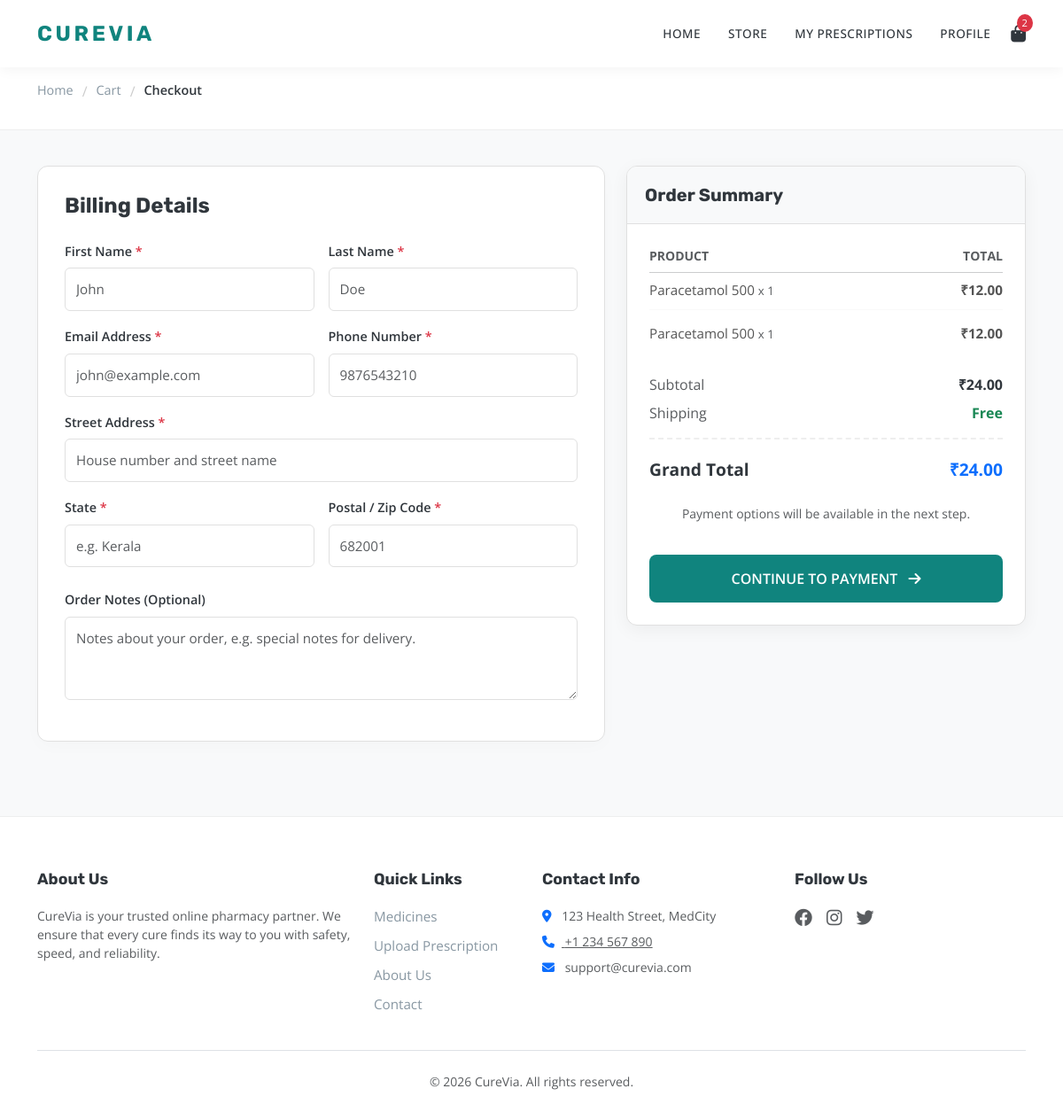
Before: /checkout/ (signed in) with the older database file.
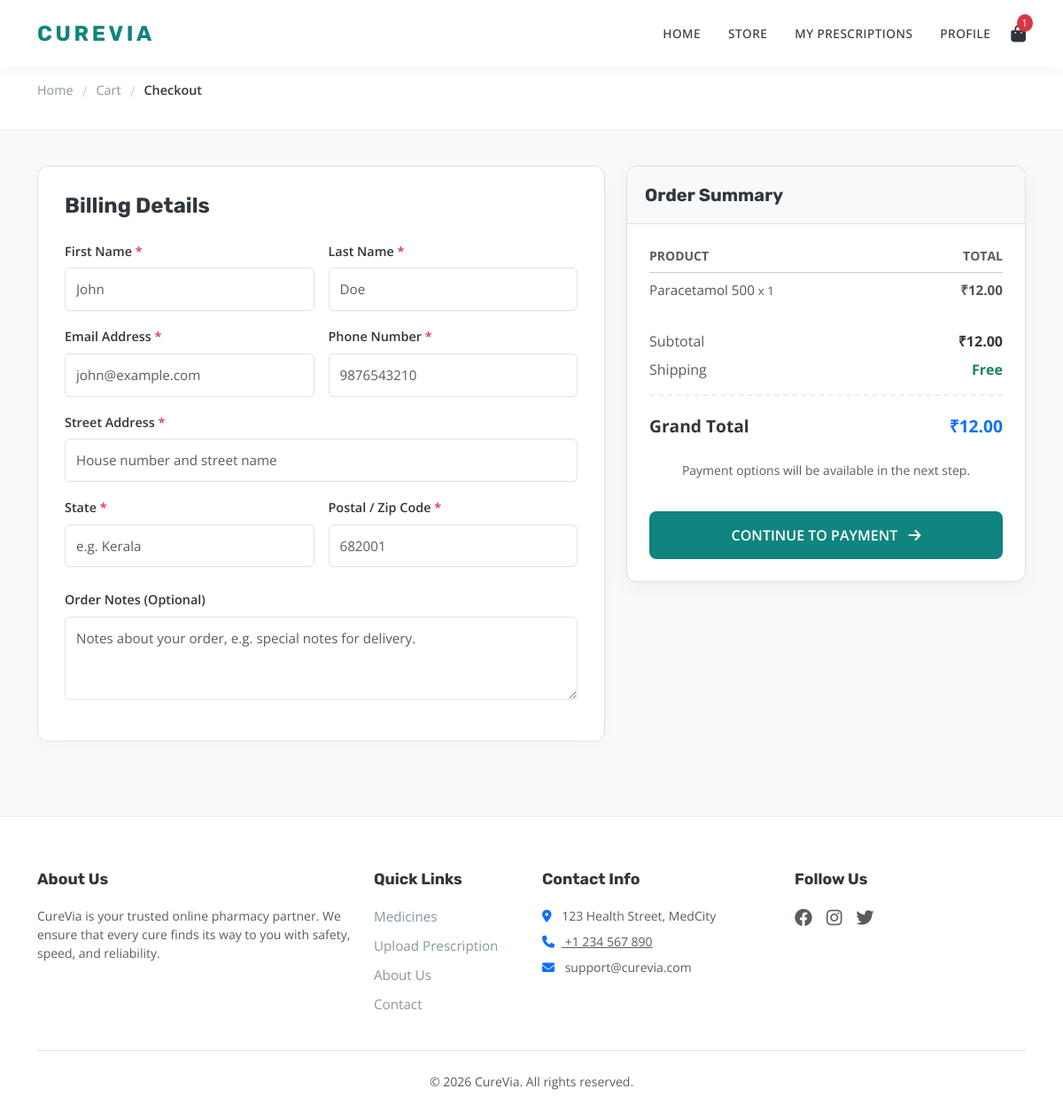
After: the same page with the newer database file.
### myapp/models.py (models this page shows, shortened)
class Cart(models.Model):
    medicine = models.ForeignKey(
        Medicine,
        on_delete=models.CASCADE,
    )
    quantity = models.PositiveIntegerField()
    user = models.ForeignKey(
        Register,
        on_delete=models.CASCADE,
    )
    @property
    def total_price(self):
        return self.quantity * self.medicine.price

class Medicine(models.Model):
    name = models.CharField(max_length=100)
    category = models.ForeignKey(Category, on_delete=models.CASCADE, related_name='medicines')
    purpose = models.CharField(max_length=100, blank=True, null=True)
    description = models.TextField(blank=True, null=True)
    price = models.DecimalField(max_digits=10, decimal_places=2)
    quantity = models.PositiveIntegerField()
    rx_required = models.BooleanField(default=False)
    expiry_date = models.DateField()
    image = models.ImageField(upload_to='medicines/', blank=True, null=True)
    added_by_pharmacy = models.ForeignKey(Pharmacy, on_delete=models.CASCADE, related_name='added_medicines', null=True,
                                          blank=True)
    added_on = models.DateTimeField(auto_now_add=True)
    updated_on = models.DateTimeField(auto_now=True)
    is_popular = models.BooleanField(default=False)

### myapp/views.py (the view, shortened to what this page needs)
# urls.py: path('checkout/',views.checkout),
def checkout(request):
    uid=request.session['uid']
    reg=Register.objects.get(id=uid)
    cart=Cart.objects.filter(user=reg)
    total_price=0
    for i in cart:
        total=i.total_price
        total_price+=total
    return render(request, "user/checkout.html",{'cart':cart,'total_price':total_price})

### myapp/templates/user/checkout.html (shortened to what the changed rows need)
{% load static %}
<!DOCTYPE html>
<html lang="en">
<head>
    <link href="https://cdn.jsdelivr.net/npm/bootstrap@5.3.0/dist/css/bootstrap.min.css" rel="stylesheet">
    <link rel="stylesheet" href="https://cdnjs.cloudflare.com/ajax/libs/font-awesome/6.4.0/css/all.min.css">
</head>
<body>
    <nav class="navbar navbar-expand-lg sticky-top">
        <div class="container">
            <div class="collapse navbar-collapse" id="navContent">
                <ul class="navbar-nav ms-auto align-items-center">
                    <li class="nav-item">
                        <a href="/cart/" class="cart-icon">
                            <i class="fas fa-shopping-bag"></i>
                            <span class="cart-badge">{{ cart.count|default:"0" }}</span>
                        </a>
                    </li>
                </ul>
            </div>
        </div>
    </nav>
    <div class="container mb-5">
        <form method="post" action="/checkout/">
            <div class="row">
                <div class="col-lg-5">
                    <div class="order-summary-card">
                        <div class="summary-body">
                            <div class="mb-4">
                                {% for item in cart %}
                                <div class="item-row">
                                    <span>
                                        {{ item.medicine.name }}
                                        <span class="text-muted small">x {{ item.quantity }}</span>
                                    </span>
                                    <span class="fw-bold">₹{{ item.total_price }}</span>
                                </div>
                                {% endfor %}
                            </div>
                            <div class="d-flex justify-content-between mb-2">
                                <span class="text-muted">Subtotal</span>
                                <span class="fw-bold">₹{{ total_price }}</span>
                            </div>
                            <div class="total-row">
                                <span>Grand Total</span>
                                <span class="text-primary">₹{{ total_price }}</span>
                            </div>
                        </div>
                    </div>
                </div>
            </div>
        </form>
    </div>
</body>
</html>

Changed rows visible on the page:
removed Cart: medicine.name "Paracetamol 500", quantity "1", total_price "12.00"
Other visible differences:
{{ cart.count|default:"0" }}: "2" → "1"
{{ total_price }}: "24.00" → "12.00"
